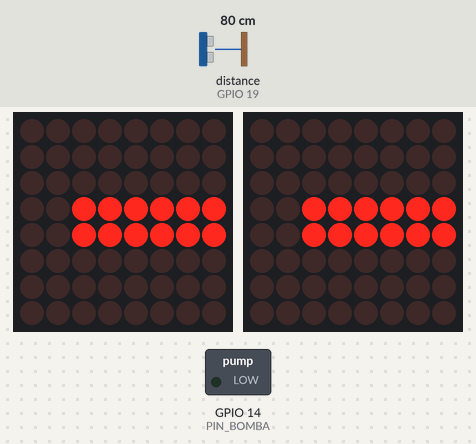
Recording of a sketch running on a simulated ESP32. Parts: 2 × 8×8 LED matrix, switched loads named in the sketch (green lamp = pin HIGH). Wiring (inferred from the names in the program): ultrasonic range finder: trigger GPIO 18; echo GPIO 19. The test bench sets the inputs (shaded band); at power-on: distance to the obstacle (sensor on GPIO 19) 80 cm. The echo pulse lasts 58.3 µs per cm; the audio player accepts every command and is not drawn; pins used as bus, display or sensor lines are not drawn.

Above: at 3.7 s.
3.8 s: distance to the obstacle (sensor on GPIO 19) set to 65 cm
5.3 s: distance to the obstacle (sensor on GPIO 19) set to 56 cm
At 6.1 s:
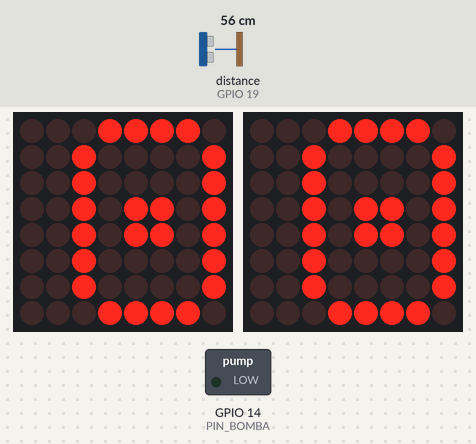
At 25.7 s:
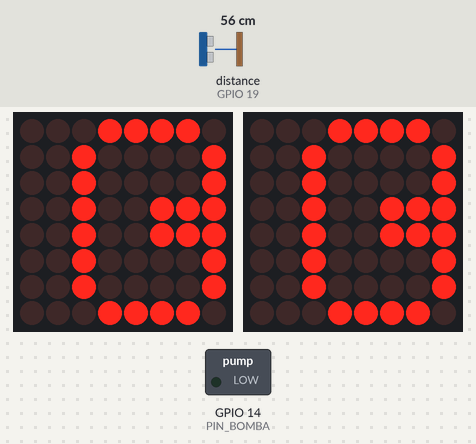
Timing chart, 0 to 27.2 s (numbered marks = the images above; inputs shaded):
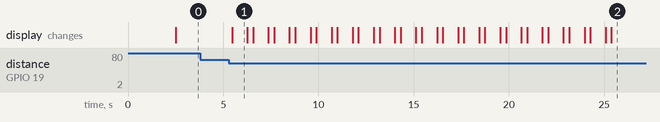

The sketch:

Main_Mergulhador.ino
```cpp
#include <Wire.h>
#include <Adafruit_GFX.h>
#include "Adafruit_LEDBackpack.h"
#include "DFRobotDFPlayerMini.h"

const int DURACAO_AUDIO_5 = 28;
const int DURACAO_AUDIO_6 = 20;
const int DURACAO_AUDIO_7 = 16;

#define TRIG_PIN 18
#define ECHO_PIN 19
#define PIN_BOMBA 14
#define RX_SOM 17
#define TX_SOM 16

Adafruit_8x8matrix olhoEsq = Adafruit_8x8matrix();
Adafruit_8x8matrix olhoDir = Adafruit_8x8matrix();
HardwareSerial somSerial(2);
DFRobotDFPlayerMini myDFPlayer;

// --- BITMAPS ---
static const uint8_t PROGMEM eyeopen_bmp[] = {0x1E, 0x21, 0x21, 0x2D, 0x2D, 0x21, 0x21, 0x1E};
static const uint8_t PROGMEM eyeclosed_bmp[] = {0x00, 0x00, 0x00, 0x3F, 0x3F, 0x00, 0x00, 0x00};
static const uint8_t PROGMEM olhar_dir_bmp[] = {0x1E, 0x21, 0x21, 0x27, 0x27, 0x21, 0x21, 0x1E};
static const uint8_t PROGMEM joyEsq[] = {0x03, 0x06, 0x0C, 0x18, 0x18, 0x0C, 0x06, 0x03};
static const uint8_t PROGMEM joyDir[] = {0x60, 0x30, 0x18, 0x0C, 0x0C, 0x18, 0x30, 0x60};
static const uint8_t PROGMEM num3[] = {0x1F, 0x01, 0x01, 0x1F, 0x01, 0x01, 0x1F, 0x00};
static const uint8_t PROGMEM num2[] = {0x1F, 0x10, 0x10, 0x1F, 0x01, 0x01, 0x1F, 0x00};
static const uint8_t PROGMEM num1[] = {0x00, 0x1C, 0x08, 0x08, 0x08, 0x08, 0x18, 0x08};

bool emExecucao = false;

void setup() {
  Serial.begin(115200);
  somSerial.begin(9600, SERIAL_8N1, RX_SOM, TX_SOM);
  pinMode(TRIG_PIN, OUTPUT);
  pinMode(ECHO_PIN, INPUT);
  pinMode(PIN_BOMBA, OUTPUT);
  digitalWrite(PIN_BOMBA, LOW);

  Wire.begin(21, 22);
  olhoEsq.begin(0x70); olhoDir.begin(0x71);
  olhoEsq.setBrightness(1); olhoDir.setBrightness(1);

  delay(2000);
  if (!myDFPlayer.begin(somSerial, false, false)) { Serial.println("Erro DFPlayer!"); }
  myDFPlayer.volume(25);
}

void mostrar(const uint8_t *bmpE, const uint8_t *bmpD) {
  olhoEsq.clear(); olhoDir.clear();
  olhoEsq.drawBitmap(0, 0, bmpE, 8, 8, LED_ON);
  olhoDir.drawBitmap(0, 0, bmpD, 8, 8, LED_ON);
  olhoEsq.writeDisplay(); olhoDir.writeDisplay();
}

long lerDistancia() {
  digitalWrite(TRIG_PIN, LOW); delayMicroseconds(2);
  digitalWrite(TRIG_PIN, HIGH); delayMicroseconds(10);
  digitalWrite(TRIG_PIN, LOW);
  long duracao = pulseIn(ECHO_PIN, HIGH, 30000);
  long dist = duracao * 0.034 / 2;
  return (dist <= 0) ? 999 : dist;
}

void executarCiclo() {
  emExecucao = true;
  unsigned long tempoInicio;

  // Etapa 1
  myDFPlayer.playMp3Folder(5);
  tempoInicio = millis();
  bool bombaAtivada = false;

  while (millis() - tempoInicio < (DURACAO_AUDIO_5 * 1000)) {
    unsigned long decorrido = millis() - tempoInicio;
    if (decorrido >= 19000 && !bombaAtivada) {
      mostrar(olhar_dir_bmp, olhar_dir_bmp);
      if (lerDistancia() < 10) {
        digitalWrite(PIN_BOMBA, HIGH);
        delay(1500);
        digitalWrite(PIN_BOMBA, LOW);
        bombaAtivada = true;
        mostrar(eyeopen_bmp, eyeopen_bmp);
      }
    } else {
      mostrar(eyeopen_bmp, eyeopen_bmp); delay(800);
      mostrar(eyeclosed_bmp, eyeclosed_bmp); delay(300);
    }
  }

  // Etapa 3
  myDFPlayer.playMp3Folder(6);
  tempoInicio = millis();
  bool contagemFeita = false;

  while (millis() - tempoInicio < (DURACAO_AUDIO_6 * 1000)) {
    unsigned long decorrido = millis() - tempoInicio;
    if (decorrido >= 17000 && !contagemFeita) {
      mostrar(num3, num3); delay(1000);
      mostrar(num2, num2); delay(1000);
      mostrar(num1, num1); delay(1000);
      contagemFeita = true;
    } else {
      mostrar(joyEsq, joyDir); delay(800);
      mostrar(eyeclosed_bmp, eyeclosed_bmp); delay(300);
    }
  }

  // Etapa 4
  myDFPlayer.playMp3Folder(7);
  tempoInicio = millis();

  while (millis() - tempoInicio < (DURACAO_AUDIO_7 * 1000)) {

    if ((millis() - tempoInicio) > ((DURACAO_AUDIO_7 - 5) * 1000)) {
       mostrar(joyEsq, joyDir);
       delay(100);
    } else {

       mostrar(eyeopen_bmp, eyeopen_bmp); delay(800);
       mostrar(eyeclosed_bmp, eyeclosed_bmp); delay(300);
    }
  }

  mostrar(joyEsq, joyDir);
  delay(1000);

  emExecucao = false;
}

void loop() {
  long d = lerDistancia();
  if (!emExecucao) {
    if (d < 60) {
      executarCiclo();
    } else {
      mostrar(eyeclosed_bmp, eyeclosed_bmp);
    }
  }
  delay(200);
}
```

Measured:
- the behaviour switches between 61 and 60 cm on distance to the obstacle (sensor on GPIO 19) (found by bisection; images 0 and 1)
- after the input at 3.8 s, every drawn part: stays the same
- after the input at 5.3 s, the display: changes after 0.16 s (image 1)
- what the display in image 1 shows lasts 0.8 s, from 5.5 s to 6.3 s
